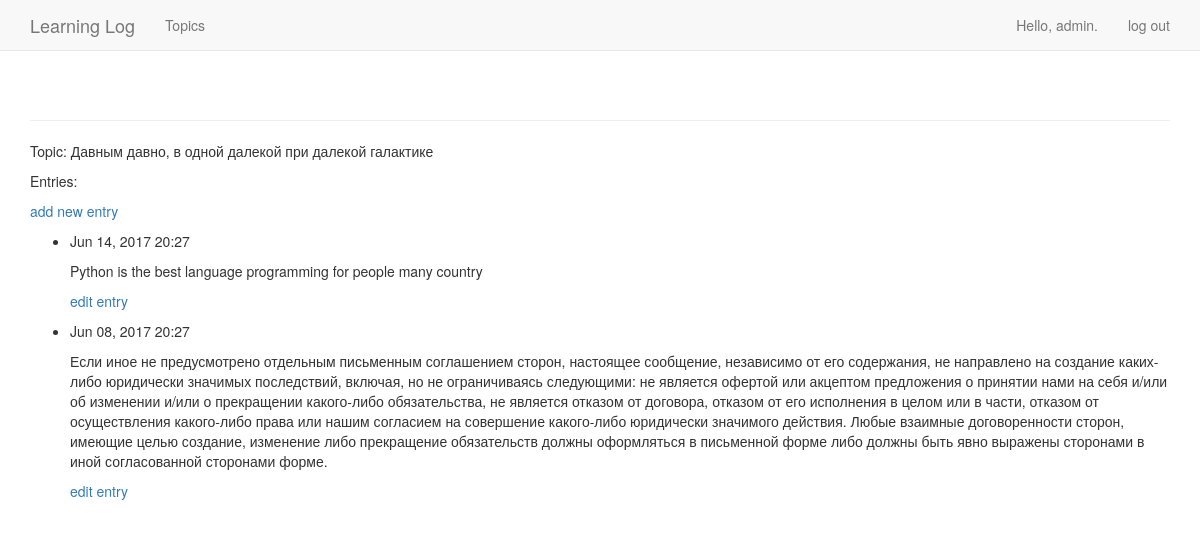
Page /topics/4/ (signed in) on the committed database.
### learning_logs/models.py (models this page shows, shortened)
class Topic(models.Model):
    text = models.CharField(max_length=200)
    date_added = models.DateTimeField(auto_now_add=True)
    owner = models.ForeignKey(User)
    def __str__(self):
        return self.text

class Entry(models.Model):
    topic = models.ForeignKey(Topic)
    text = models.TextField()
    date_added = models.DateTimeField(auto_now_add=True)
    class Meta:
        verbose_name_plural = 'entries'

### learning_logs/views.py (the view)
# urls.py: url(r'^topics/(?P<topic_id>\d+)/$', views.topic, name='topic'),
def topic(request, topic_id):
    topic = Topic.objects.get(id=topic_id)
    if topic.owner != request.user:
        raise Http404
    entries = topic.entry_set.order_by('-date_added')
    context = {'topic': topic, 'entries': entries}
    return render(request, 'learning_logs/topic.html', context)

### learning_logs/templates/learning_logs/topic.html
{% extends 'learning_logs/base.html' %}
{% block content %}
  <p>Topic: {{ topic }}</p>
  <p>Entries:</p>
  <p>
    <a href="{% url 'learning_logs:new_entry' topic.id %}">add new entry</a>
  </p>
  <ul>
  {% for entry in entries %}
    <li>
      <p>{{ entry.date_added|date:'M d, Y H:i' }}</p>
      <p>{{ entry.text|linebreaks }}</p>
      <p>
		  <a href="{% url 'learning_logs:edit_entry' entry.id %}">edit entry</a>
      </p>
    </li>
  {% empty %}
    <li>
      There are no entries for this topic yet.
    </li>
  {% endfor %}
  </ul>
{% endblock content %}

### learning_logs/templates/learning_logs/base.html (shortened to what this page needs)
{% load bootstrap3 %}
<!DOCTYPE html>
<html>
  <head>
    {% bootstrap_css %}
  </head>
    <body>
      <nav class="navbar navbar-default navbar-static-top">
        <div class="container">
          <div class="navbar-header">
            <a class="navbar-brand" href="{% url 'learning_logs:index' %}">Learning Log</a>
          </div>
          <div id="navbar" class="navbar-collapse collapse">
            <ul class="nav navbar-nav">
              <li><a href="{% url 'learning_logs:topics' %}">Topics</a></li>
            </ul>
            <ul class="nav navbar-nav navbar-right">
              {% if user.is_authenticated %}
                <li><a>Hello, {{ user.username }}.</a></li>
                <li><a href="{% url 'users:logout' %}">log out</a></li>
              {% else %}
                <li><a href="{% url 'users:register' %}">register</a></li>
                <li><a href="{% url 'users:login' %}">log in</a></li>
              {% endif %}
            </ul>
          </div>
        </div>
      </nav>
          <div class="container">
            <div class="page-header">
            </div>
            <div>
              {% block content %}{% endblock content %}
            </div>
          </div>
    </body>
</html>

### rows in the picture
Topic: text "Давным давно, в одной далекой при далекой галактике"
Entry: date_added "Jun 14, 2017 20:27", text "Python is the best language programming for people many country"
Entry: date_added "Jun 08, 2017 20:27", text "Если иное не предусмотрено отдельным письменным соглашением сторон, настоящее сообщение, независимо от его содержания, не направлено на создание каких-либо юридически значимых последствий, включая, но не ограничиваясь следующими: не является офертой или акцептом предложения о принятии нами на себя и/или об изменении и/или о прекращении какого-либо обязательства, не является отказом от договора, отказом от его исполнения в целом или в части, отказом от осуществления какого-либо права или нашим согласием на совершение какого-либо юридически значимого действия. Любые взаимные договоренности сторон, имеющие целью создание, изменение либо прекращение обязательств должны оформляться в письменной…"

### other values in the picture
{{ user.username }} "admin"
